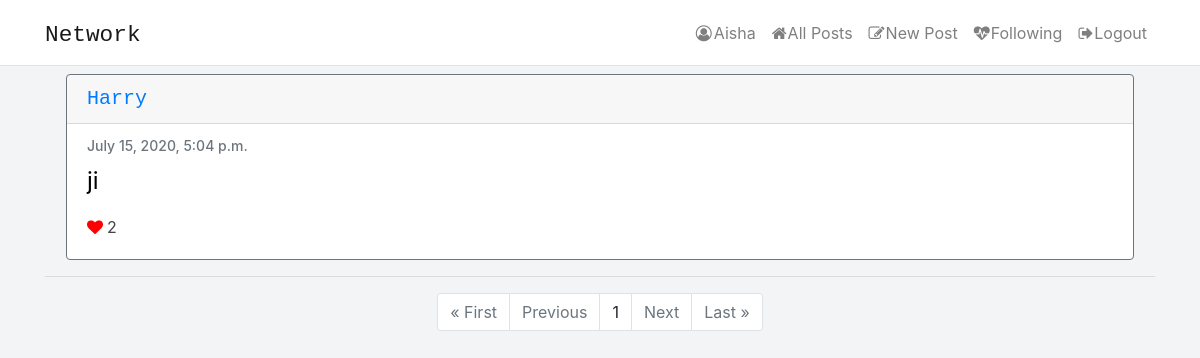
Screenshot of /following/pooja/ (signed in) with the database file from the repository.
### network/models.py (models this page shows, shortened)
class User(AbstractUser):
    pass

class Post(models.Model):
    content = models.CharField(max_length=255)
    user = models.ForeignKey('User', on_delete=models.CASCADE, related_name='author')
    date = models.DateTimeField(default=datetime.now())
    liked = models.ManyToManyField('User', default = None, blank = True, related_name='post_likes')

### network/views.py (the view)
# urls.py: path("following/<str:username>/", views.following, name = "following"),
def following(request, username):
    if request.method == "GET":
        currentuser = get_object_or_404(User, username=username)
        follows = Profile.objects.filter(follower=currentuser)
        posts = Post.objects.all().order_by('id').reverse()
        posted = []
        for p in posts:
            for follower in follows:
                if follower.target == p.user:
                    posted.append(p)
        if not follows:
            return render(request, "network/following.html", {'message': "you don't follow anybody"})
        paginator = Paginator(posted, 10)
        page_number = request.GET.get('page')
        page_obj = paginator.get_page(page_number)
        return render(request, 'network/following.html', {'page_obj': page_obj})

### network/templates/network/following.html (shortened to what this page needs)
{% extends "network/layout.html" %}
{% load static %}
{% block body %}
<div class="container">
        {% for post in page_obj %}
        <div class="card border-secondary mb-3" style="width:auto; margin:6px;">
            <h5 class="card-header"><a href="{% url 'profile' username=post.user %}">{{post.user|title}}</a></h5>
            <div class="card-body text-secondary">
                <h6 class="card-subtitle mb-2 text-muted">{{post.date}}</h6>
                <p class="card-text">{{post.content}}</p>
                {% if user.is_authenticated %}
                {% if request.user in post.liked.all %}
                <a class="likebutton" href="#" data-catid="{{ post.id }}" id="{{post.id}}" data-total="{{post.liked.all.count}}"  data-value="Unlike" value="submit"><i class="fa fa-heart" id="heart{{post.id}}" style="margin-right: 4px; color:red;"></i><span id="liked{{post.id}}">{{post.liked.all.count}}</span></a>
                {% else %}
                <a class="likebutton" href="#" data-catid="{{ post.id }}" id="{{post.id}}" data-total="{{post.liked.all.count}}"  data-value="Like" value="submit"><i class="fa fa-heart" id="heart{{post.id}}" style="margin-right: 4px; color:black;"></i><span id="liked{{post.id}}">{{post.liked.all.count}}</span></a>
                {% endif %}
                {% else %}
                    <p>Likes: {{post.liked.all.count}}</p>
                {% endif %}
            </div>
        </div>
        {% endfor %}
    </div>
    <hr>
    <div class="container">
        <ul class="pagination justify-content-center">
            {% if page_obj.has_previous %}
                <li class="page-item"><a href="?page=1" class="page-link">&laquo; First</a></li>
                <li class="page-item"><a href="?page={{ page_obj.previous_page_number }}" class="page-link">Previous</a></li>
            {% else %}
            <li class="page-item disabled"><a class="page-link">&laquo; First</a></li>
            <li class="page-item disabled"><a class="page-link">Previous</a></li>
            {% endif %}
                <li class="page-item"><a class="page-link">{{ page_obj.number }}</a></li>
            {% if page_obj.has_next %}
            <li class="page-item"><a href="?page={{ page_obj.next_page_number }}" class="page-link">Next</a></li>
            <li class="page-item"><a href="?page={{ page_obj.paginator.num_pages }}" class="page-link">Last &raquo;</a></li>
            {% else %}
            <li class="page-item disabled"><a class="page-link">Next</a></li>
            <li class="page-item disabled"><a class="page-link">Last &raquo;</a></li>
            {% endif %}
        </ul>
    </div>
{% endblock %}

### network/templates/network/layout.html (shortened to what this page needs)
{% load static %}
<!DOCTYPE html>
<html lang="en">
    <head>
        <link rel="stylesheet" href="https://stackpath.bootstrapcdn.com/bootstrap/4.4.1/css/bootstrap.min.css">
        <link href="{% static 'network/styles.css' %}" rel="stylesheet">
        <link rel="stylesheet" href="https://cdnjs.cloudflare.com/ajax/libs/font-awesome/4.7.0/css/font-awesome.min.css">
    </head>
    <body>
            <nav class="navbar navbar-expand-lg navbar-light bg-light">
                <div class="container">
                    <a class="navbar-brand network" href="{% url 'index' %}"><code>Network</code></a>
                    <div>
                        <ul class="navbar-nav mr-auto">
                            {% if user.is_authenticated %}
                            <ul class="navbar-nav ml-auto">
                                <li class="nav-item dropdown">
                                  <a class="nav-link" href="{% url 'profile' username=user.username %}">
                                    <i class="fa fa-user-circle-o" style="margin-right: 2px;"></i>{{ request.user|title }}
                                  </a>
                                </li>
                              </ul>
                            {% endif %}
                            <li class="nav-item">
                            <a class="nav-link " href="{% url 'index' %}"><i class="fa fa-home" style="margin-right: 1px;"></i>All Posts</a>
                            </li>
                            {% if user.is_authenticated %}
                                <li class="nav-item">
                                    <a class="nav-link" href="{% url 'newpost' username=user.username %}"><i class="fa fa-pencil-square-o" style="margin-right: 1px;"></i>New Post</a>
                                </li>
                                <li class="nav-item">
                                    <a class="nav-link" href="{% url 'following' username=user.username %}"><i class="fa fa-heartbeat" style="margin-right: 1px;"></i>Following</a>
                                </li>
                                <li class="nav-item">
                                    <a class="nav-link" href="{% url 'logout' %}"><i class="fa fa-sign-out" style="margin-right: 1px;"></i>Logout</a>
                                </li>
                            {% endif %}
                        </ul>
                    </div>
                </div>
            </nav>
        <div class="container">
            <div class="body">
                {% block body %}
                {% endblock %}
            </div>
        </div>
</html>

### network/static/network/styles.css (style rules this page uses)
body { background-color: #f2f4f5; }
.navbar { background-color:white !important; border-bottom: solid #e1e4e6 1px; }
.likebutton ,.edit { color:#454545; }
.card-header { font-size:20px; font-family: monospace; }
.card-subtitle { font-size:14px; }
.card-text { font-size:24px; color:black; }
.network { font-size: 26px; color:black; font-family: 'Franklin Gothic Medium', 'Arial Narrow', Arial, sans-serif; }

### rows the page displays
User: user "Aisha"
Post: user "Harry", date "July 15, 2020, 5:04 p.m.", content "ji", liked.all.count "2"

### other values shown
{{ page_obj.number }} "1"
